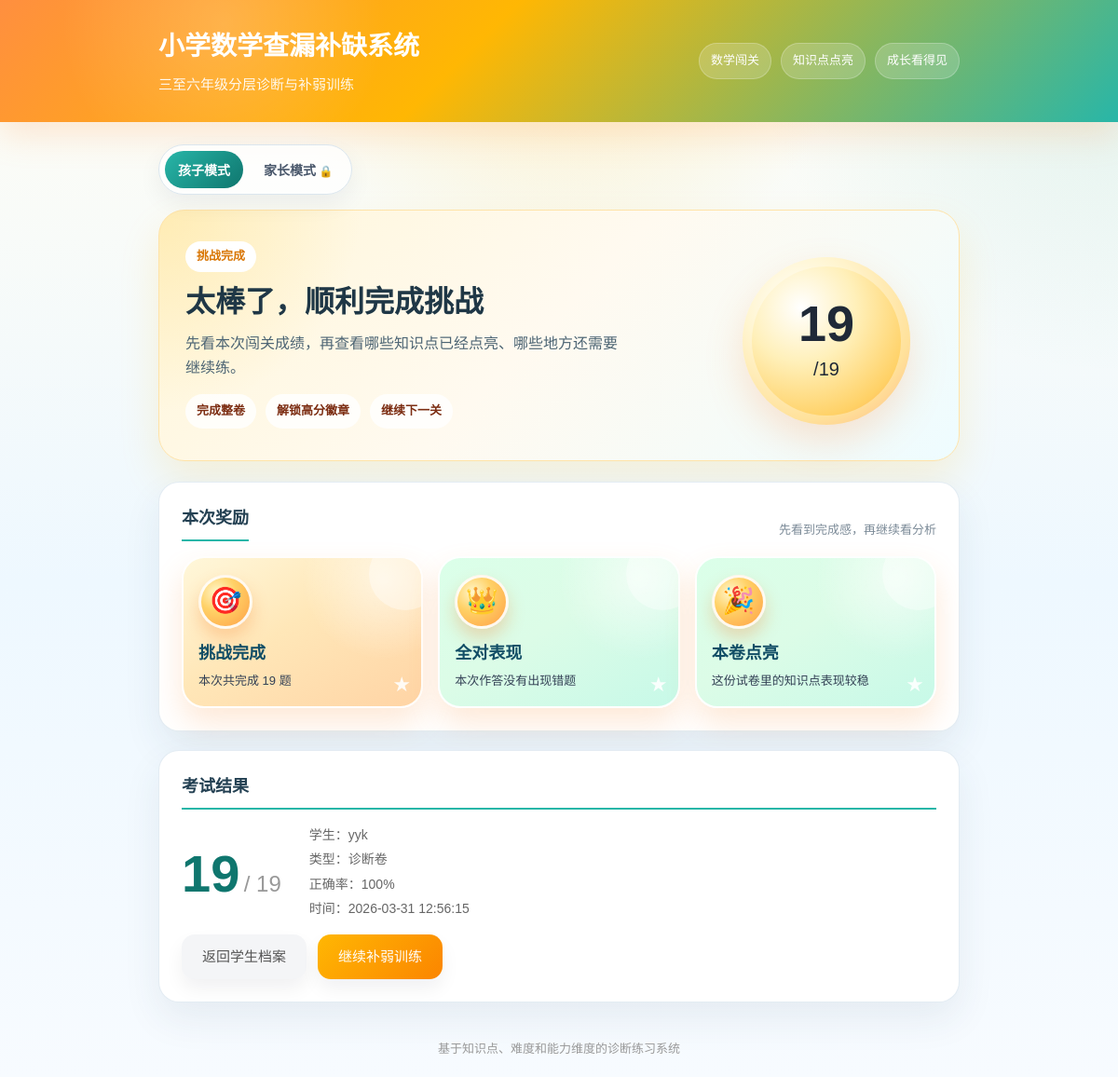
/exam/result/1, run on an earlier commit of the app's database.
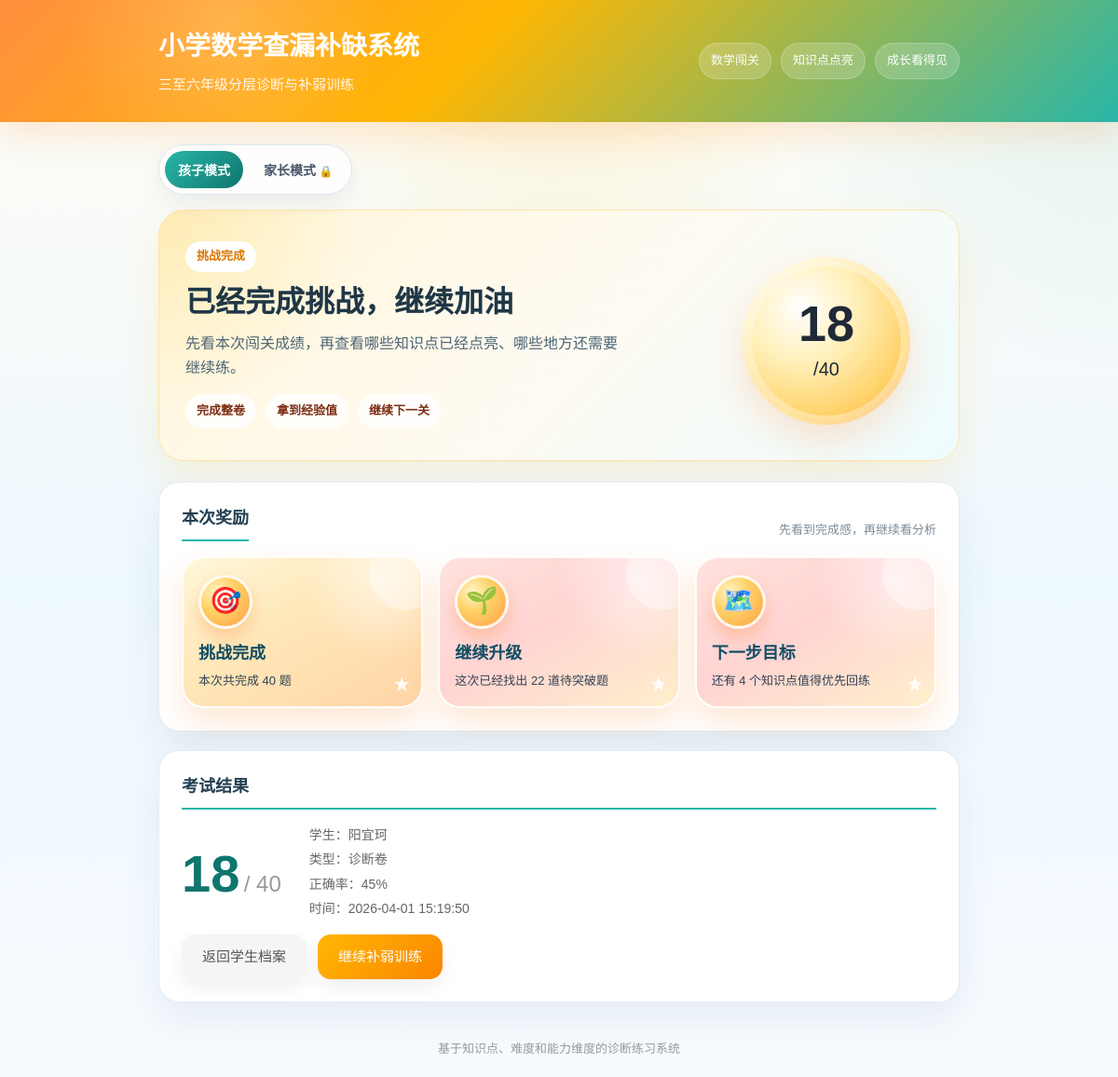
And on a later commit of the database.
### tables this page shows
CREATE TABLE exams (
            id INTEGER PRIMARY KEY AUTOINCREMENT,
            student_id INTEGER NOT NULL,
            exam_type TEXT NOT NULL,
            score INTEGER NOT NULL DEFAULT 0,
            total INTEGER NOT NULL DEFAULT 0,
            question_ids TEXT NOT NULL DEFAULT '[]',
            submitted_at TEXT,
            created_at TEXT NOT NULL,
            FOREIGN KEY (student_id) REFERENCES students(id)
        );

CREATE TABLE students (
            id INTEGER PRIMARY KEY AUTOINCREMENT,
            name TEXT NOT NULL,
            class_name TEXT NOT NULL,
            grade TEXT NOT NULL DEFAULT '四年级下学期',
            created_at TEXT NOT NULL
        );

### app.py (the view)
@app.route("/exam/result/<int:exam_id>")
def exam_result(exam_id):
    exam = models.get_exam(exam_id)
    if not exam:
        return redirect(url_for("index"))
    student = models.get_student(exam["student_id"])
    answers = models.get_exam_answers(exam_id)
    for a in answers:
        if a.get("question_text"):
            a["question"] = a["question_text"]
            a["figure_svg"] = a.get("figure_svg", "")
            a["correct_answer"] = a.get("correct_answer", "")
            a["explanation"] = a.get("explanation", "")
            a["difficulty_label"] = {
                "basic": "基础",
                "medium": "提升",
                "challenge": "综合",
            }.get(a.get("difficulty"), "基础")
            a["detailed_explanation"] = build_detailed_explanation(a)
            continue
        q = get_question_by_id(a["question_id"])
        if q:
            a["question"] = q["question"]
            a["figure_svg"] = q.get("figure_svg", "")
            a["options"] = q["options"]
            a["correct_answer"] = q["answer"]
            a["explanation"] = q.get("explanation", "")
            a["difficulty_label"] = q.get("difficulty_label", "基础")
        a["detailed_explanation"] = build_detailed_explanation(a)
    kp_summary = {}
    for a in answers:
        kp = a["knowledge_point"]
        if kp not in kp_summary:
            kp_summary[kp] = {"total": 0, "correct": 0}
        kp_summary[kp]["total"] += 1
        kp_summary[kp]["correct"] += a["is_correct"]
    for kp in kp_summary:
        t = kp_summary[kp]["total"]
        c = kp_summary[kp]["correct"]
        kp_summary[kp]["rate"] = round(c / t * 100) if t > 0 else 0
        kp_summary[kp]["weak"] = kp_summary[kp]["rate"] < 65 and t >= 2
    all_kp_stats = models.get_student_kp_stats(exam["student_id"])
    recommendations = build_recommendations(all_kp_stats)
    exam_diagnosis = build_exam_diagnosis(answers, kp_summary)
    result_rewards = build_result_rewards(exam, answers, kp_summary)
    progress_delta = build_exam_progress_delta(exam)
    return render_template(
        "result.html",
        student=student,
        exam=exam,
        answers=answers,
        kp_summary=kp_summary,
        all_kp_stats=all_kp_stats,
        recommendations=recommendations,
        exam_diagnosis=exam_diagnosis,
        result_rewards=result_rewards,
        progress_delta=progress_delta,
    )

### app.py (called while the page is built, shortened)
def build_exam_progress_delta(current_exam):
    student_exams = models.get_student_exams(current_exam["student_id"])
    submitted_same_type = [
        exam for exam in student_exams
        if exam.get("exam_type") == current_exam.get("exam_type")
        and exam.get("submitted_at")
    ]
    if len(submitted_same_type) < 2:
        return None

def build_recommendations(kp_stats):
    priority = [item for item in kp_stats if item["status"] != "secure"][:3]
    recommendations = []
    for item in priority:
        recommendations.append({
            "kp": item["kp"],
            "status": item["status"],
            "status_label": item["status_label"],
            "mastery_score": item["mastery_score"],
            "tip": ABILITY_RECOMMENDATIONS.get(item["weak_ability_tag"], "先回到同类基础题，确认核心方法。"),
            "subskill": item.get("weak_subskill") or "同类基础题",
            "evidence_label": item["evidence_label"],
        })
    return recommendations

### models.py (called while the page is built)
def get_db():
    conn = sqlite3.connect(DB_PATH)
    conn.row_factory = sqlite3.Row
    return conn

### questions.py (called while the page is built)
def get_question_by_id(qid):
    return QUESTIONS_BY_ID.get(qid)

### templates/result.html (shortened to what this page needs)
{% extends "base.html" %}
{% block content %}
{% set accuracy = ((exam.score / exam.total * 100)|round|int) if exam.total > 0 else 0 %}
{% set reward_title = '太棒了，顺利完成挑战' if accuracy >= 85 else '这次挑战完成得很扎实' if accuracy >= 60 else '已经完成挑战，继续加油' %}
<section class="hero-panel hero-panel-compact result-hero">
    <div class="hero-copy">
        <span class="eyebrow">挑战完成</span>
        <h2>{{ reward_title }}</h2>
        <p>先看本次闯关成绩，再查看哪些知识点已经点亮、哪些地方还需要继续练。</p>
        <div class="reward-strip">
            <span class="reward-pill">完成整卷</span>
            <span class="reward-pill">{% if accuracy >= 85 %}解锁高分徽章{% elif accuracy >= 60 %}保持稳定节奏{% else %}拿到经验值{% endif %}</span>
            <span class="reward-pill">继续下一关</span>
        </div>
    </div>
    <div class="hero-visual">
        <div class="score-orbit">
            <span class="score-orbit-main">{{ exam.score }}</span>
            <span class="score-orbit-sub">/{{ exam.total }}</span>
        </div>
    </div>
</section>
{% if result_rewards %}
<section class="card">
    <div class="section-head">
        <h2>本次奖励</h2>
        <span class="section-tip">先看到完成感，再继续看分析</span>
    </div>
    <div class="badge-grid reward-grid">
        {% for reward in result_rewards %}
        <article class="badge-card badge-card-earned badge-card-{{ reward.tone }}">
            <div class="badge-icon">{{ reward.icon }}</div>
            <div class="badge-title">{{ reward.title }}</div>
            <div class="badge-desc">{{ reward.desc }}</div>
        </article>
        {% endfor %}
    </div>
</section>
{% endif %}
<section class="card">
    <h2>考试结果</h2>
    <div class="result-summary">
        <div class="result-score">
            <span class="score-big">{{ exam.score }}</span>
            <span class="score-total">/ {{ exam.total }}</span>
        </div>
        <div class="result-info">
            <p>学生：{{ student.name }}</p>
            <p>类型：{% if exam.exam_type == 'diagnostic' %}诊断卷{% else %}补弱训练卷{% endif %}</p>
            <p>正确率：{{ accuracy }}%</p>
            <p>时间：{{ exam.created_at }}</p>
        </div>
    </div>
    <div class="actions">
        <a href="/student/{{ student.id }}" class="btn">返回学生档案</a>
        <a href="/exam/training/{{ student.id }}" class="btn btn-warning">继续补弱训练</a>
    </div>
</section>
{% endblock %}

What changed in the data, as far as the page shows it:
changed exams: score "19" → "18"; total "19" → "40"; created_at "2026-03-31 12:56:15" → "2026-04-01 15:19:50"
changed students: name "yyk" → "阳宜珂"
Also different on the page:
{{ reward_title }}: "太棒了，顺利完成挑战" → "已经完成挑战，继续加油"
{{ accuracy }}: "100" → "45"
text no longer shown: "解锁高分徽章"
text now shown: "拿到经验值"
new list line: "🎯 挑战完成 本次共完成 40 题"
new list line: "🌱 继续升级 这次已经找出 22 道待突破题"
new list line: "🗺️ 下一步目标 还有 4 个知识点值得优先回练"
list line gone: "🎯 挑战完成 本次共完成 19 题"
list line gone: "👑 全对表现 本次作答没有出现错题"
list line gone: "🎉 本卷点亮 这份试卷里的知识点表现较稳"
